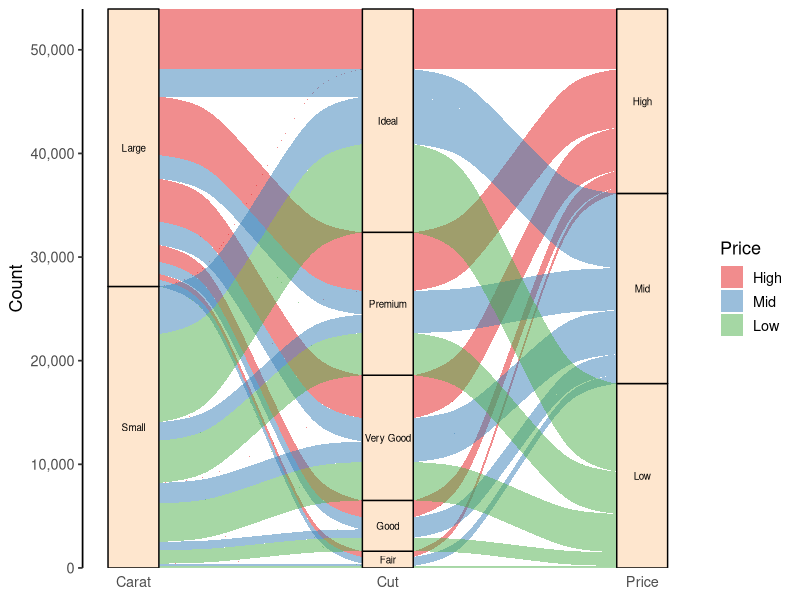
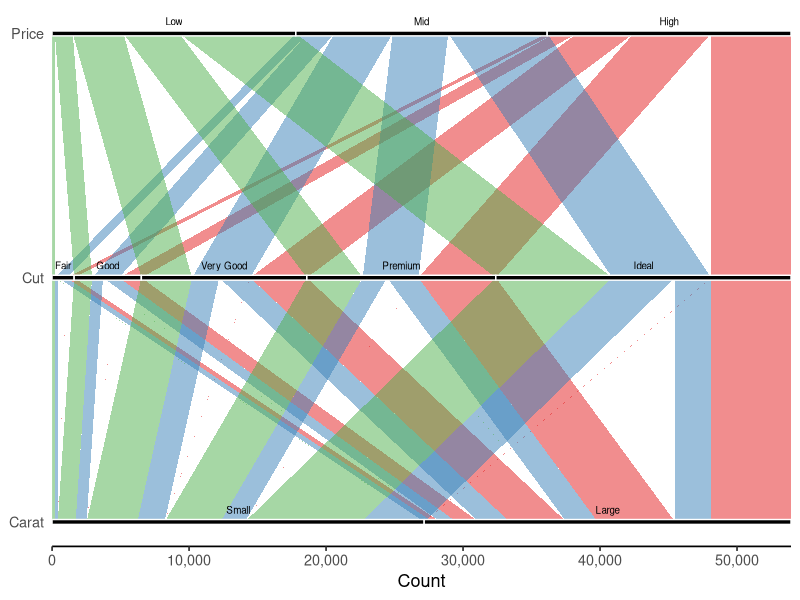
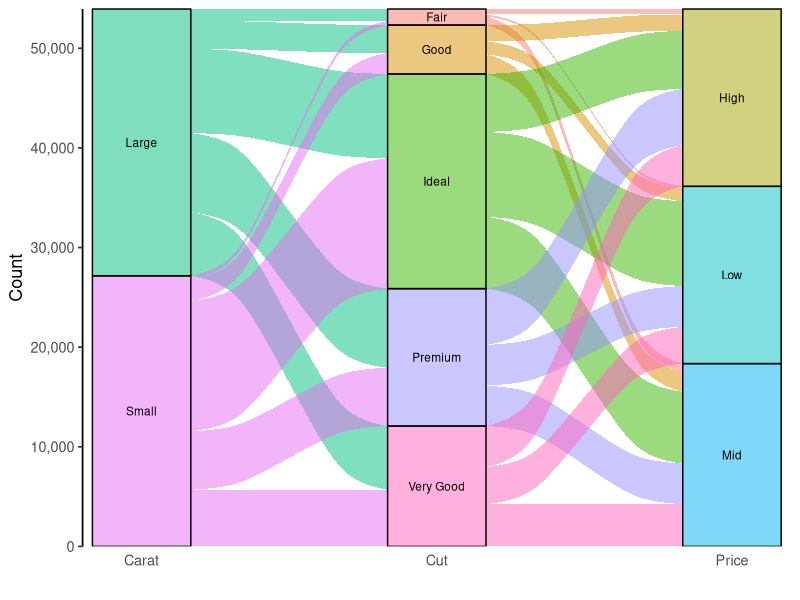

Reproduce these figures in R, in order.
## ---- chunk 1
knitr::opts_chunk$set(message = F, 
                      error = F, 
                      warning = F,
                      fig.align = "center")

## ---- chunk 2
library(tidyverse)

# Prepare wide-format diamonds data
diamonds_wide <- diamonds %>% 
  mutate(price_cat = case_when(price < quantile(price, 0.33) ~ "Low",
                               price > quantile(price, 0.67) ~ "High",
                               TRUE ~ "Mid"),
         price_cat = factor(price_cat, levels = c("High", "Mid", "Low")),
         carat_cat = ifelse(carat > median(carat), "Large", "Small"),
         cut = fct_rev(cut)) %>% 
  group_by(carat_cat, cut, price_cat) %>%
  summarise(count = n()) %>% 
  ungroup()

head(diamonds_wide)

## ---- chunk 3
# install.packages("ggalluvial")  # install the package if you haven't
library(ggalluvial)
library(scales)  # for the function "comma_format()"

ggplot(diamonds_wide, aes(axis1 = carat_cat, axis2 = cut, axis3 = price_cat, y = count)) +
  geom_alluvium(aes(fill = price_cat), width = 1/5) +
  geom_stratum(width = 1/5, fill = "#fee6ce", color = "black") +
  geom_text(stat = "stratum", aes(label = after_stat(stratum)), size = 2.5) +
  scale_x_discrete(limits = c("Carat", "Cut", "Price"), expand = c(0, 0.2)) +
  scale_y_continuous(expand = c(0, 0), labels = comma_format()) + 
  labs(y = "Count") + 
  scale_fill_brewer(name = "Price", palette = "Set1") + 
  theme_classic(base_size = 13) + 
  theme(axis.line.x = element_blank(),
        axis.ticks.x = element_blank())

## ---- chunk 4
ggplot(diamonds_wide, aes(axis1 = carat_cat, axis2 = cut, axis3 = price_cat, y = count)) +
  geom_alluvium(aes(fill = price_cat), width = 0, knot.pos = 0, show.legend = F) +  # knot.pos = 0 produces straight flow streams
  geom_stratum(width = 0.02, fill = "black", color = "white") +  # reduce the bar width to create thick lines
  geom_text(stat = "stratum", aes(label = after_stat(stratum)), size = 2.5, nudge_x = 0.05) +
  scale_x_discrete(limits = c("Carat", "Cut", "Price"), expand = c(0, 0.1)) +
  scale_y_continuous(expand = c(0, 0), labels = comma_format()) + 
  labs(y = "Count") + 
  scale_fill_brewer(palette = "Set1") + 
  coord_flip() +  # flip the plot
  theme_classic(base_size = 13) + 
  theme(axis.line.y = element_blank(),
        axis.ticks.y = element_blank())

## ---- chunk 5

diamonds_long <- diamonds_wide %>%
  mutate(alluvium = row_number()) %>% 
  pivot_longer(-c(count, alluvium))

ggplot(diamonds_long, aes(x = name, y = count, stratum = value, alluvium = alluvium)) +
  geom_flow(aes(fill = value)) +
  geom_stratum(aes(fill = value), alpha = .5) +
  geom_text(stat = "stratum", aes(label = value), size = 3) +
  scale_x_discrete(labels = c("Carat", "Cut", "Price"), expand = c(0, 0.2)) +
  scale_y_continuous(expand = c(0, 0), labels = comma_format()) + 
  labs(x = "", y = "Count") +
  guides(fill = "none") + 
  theme_classic(base_size = 13) + 
  theme(axis.line.x = element_blank(),
        axis.ticks.x = element_blank())
